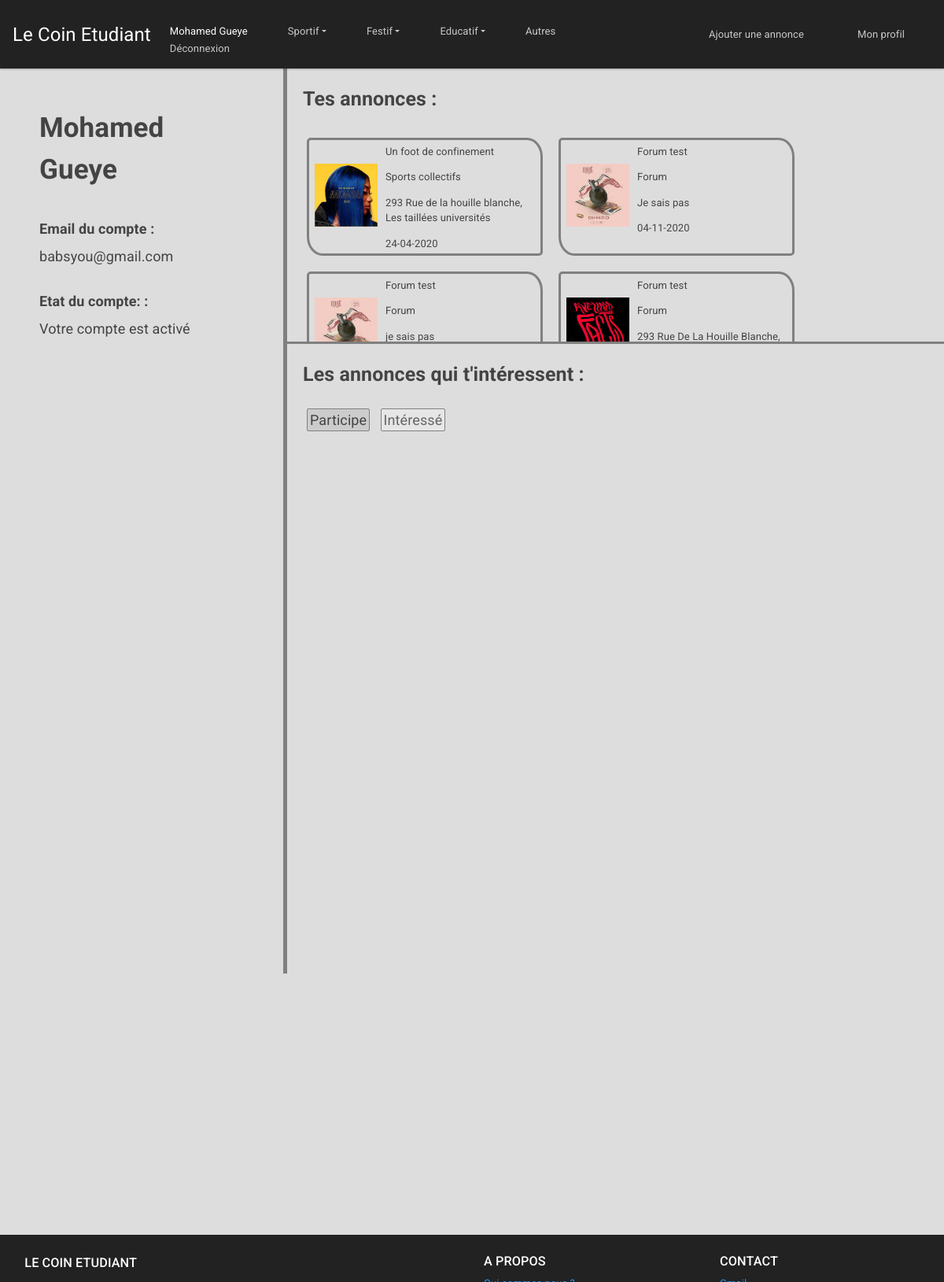
The app's page /controleur/Profil.ctrl.php?annonces=part (signed in) with its own data.
### tables this page shows
CREATE TABLE "annonce" (
	"id"	INTEGER,
	"idClient"	INTEGER,
	"type"	TEXT,
	"categorie"	TEXT,
	"sousCategorie"	TEXT,
	"titre"	TEXT,
	"contenu"	TEXT,
	"adresse"	TEXT,
	"nbParticipant"	INTEGER,
	"nbInteresse"	INTEGER,
	"departement"	TEXT,
	"datePrevu"	TEXT,
	"heurePrevu"	TEXT,
	"dateHeure"	TEXT,
	PRIMARY KEY("id"),
	FOREIGN KEY("idClient") REFERENCES "client"("id"),
	FOREIGN KEY("categorie") REFERENCES "categorie"("id")
);

### modele/DAO.class.php (called while the page is built, shortened)
<?php
class DAO
{
  private $db;
  function __construct()
  {
    try {
      $this->db = new PDO('sqlite:../modele/data/data.db');
    } catch (Exception $e) {
      die("erreur de connexion:".$e->getMessage());
    }
  }
  function getCategorie($idAnnonce): string {
    $requeteSQL = "SELECT categorie FROM annonce WHERE id = $idAnnonce";
    $retour = $this->db->query($requeteSQL);
    $categorie = $retour->fetch()[0];
    return $categorie;
  }
  function getAdresse($idAnnonce): string {
    $requeteSQL = "SELECT adresse FROM annonce WHERE id =$idAnnonce";
    $retour = $this->db->query($requeteSQL);
    $addr = $retour->fetch()[0];
    return $addr;
  }
  function getDateAnnonce($idAnnonce): string {
    $requeteSQL = "SELECT datePrevu FROM annonce WHERE id =$idAnnonce";
    $retour = $this->db->query($requeteSQL);
    $date = $retour->fetch()[0];
    return $date;
  }
  function getAnnoncesClient($idClient): array {
    $id = (int) $idClient;
    $requeteSQL = "SELECT * FROM annonce WHERE idClient =$id";
    $retourRequete = $this->db->query($requeteSQL);
    $tab_retour = $retourRequete->fetchAll(PDO::FETCH_CLASS, "Annonce");
    return $tab_retour;
  }
}
$dao = new DAO();
?>

### vue/Profilview.php (the view, shortened to what this page needs)
<!DOCTYPE html>
<html lang="en" dir="ltr">
<head>
  <link rel="stylesheet" href="../vue/css/bootstrap.min.css">
  <link rel="stylesheet" href="../vue/css/Profilview.css">
  <link rel="stylesheet" href="../vue/css/Header.css">
  <link rel="stylesheet" href='../vue/css/jquery.flipster.css'>
</head>
<body>
  <header>
    <?php include('header.php') ?>
  </header>
  <div class="corps">
    <div class="column" id="gauche" style="background-color:#ddd;">
      <p class="titreDiv" id="nomPrenom"> <?=$_SESSION['Client']->prenom?> <?=$_SESSION['Client']->nom?> </p>
      <div class="afficheMail">
        <label for="mail">Email du compte :</label>
        <p id="mail"> <?=$_SESSION['Client']->email?> </p>
      </div>
      <div class="afficheEtat">
        <label for="etat">Etat du compte: :</label>
        <?php if ($_SESSION['Client']->emailVerifie) { ?>
          <p id="etat">Votre compte est activé</p>
        <?php } else { ?>
          <p id="etat">Votre compte n'est pas activé, vérifiez vore email pour l'activer</p>
        <?php } ?>
      </div>
    </div>
    <div class="column" id="droite" style="background-color:#ddd;">
      <div id="annoncesPub">
        <p class="titreDiv">Tes annonces :</p>
        <?php
        foreach ($annoncesPostees as $annonce) { ?>
          <a href="../controleur/AnnonceDetail.ctrl.php?id=<?=$annonce->id ?>" style="text-decoration:none; color: inherit;">
            <div class="annonce annonceZoom">
            <img src="../modele/data/upload/<?=$annonce->id?>.jpg" class="image">
            <p class="titre"> <?php echo($annonce->titre); ?></p>
            <p class="categorie"><?php
            $cat = getCategorie($annonce->id, $dao);
            echo "$cat"; ?></p>
            <p class="adresse"> <?php
            $addr = getAdresse($annonce->id, $dao);
            echo "$addr"; ?></p>
            <p class="horraire"><?php
            $date = getDateAnnonce($annonce->id, $dao);
            echo "$date"; ?></p>
          </div> </a>
        <?php } ?>
      </div>
        <div id="annoncesFav">
        <p class="titreDiv">Les annonces qui t'intéressent :</p>
        <div class="choixAffichage">
          <a class="lienAffichage" id="<?=$etatPart ?>" href="Profil.ctrl.php?annonces=part"> Participe</a>
          <a class="lienAffichage" id="<?=$etatInt ?>"href="Profil.ctrl.php?annonces=int"> Intéressé</a>
        </div>
      </div>
    </div>
  </div>
  <footer class="footer">
    <?php include('footer.php') ?>
  </footer>
</body>
</html>

### vue/css/Profilview.css (style rules this page uses)
* { box-sizing: border-box; }
body { background-color: #DDDDDD; }
.corps { width: 100%; height: 100%; }
.column { float: left; }
#gauche { width: 30%; height: 100%; padding: 50px; font-size: 18px; }
#droite { width: 70%; border-left: solid 5px grey; }
.choixAffichage { padding-bottom: 15px; }
.lienAffichage { margin: 5px; padding: 3px; border: solid 1px grey; border-radius: 2px; background-color: #ccc; font-size: 18px; }
#actif { color: #444; }
#non-actif { background-color: #e6e6e6; color: #666; }
#annoncesPub { padding: 20px; overflow-y: auto; height: 350px; border-bottom: solid 3px grey; }
#annoncesFav { padding: 20px; overflow-y: auto; height: 800px; }
.annonce { margin: 5px 15px 15px 5px;; float: left; width: 300px; height: 150px; border: solid 3px grey; border-radius: 5px 20px / 5px 24px; padding: 5px; }
.image { float: left; margin: 25px 10px 25px 2px;; height: 80px; width: 80px; }
.titreDiv { font-size: 25px; font-weight: bold; }
#nomPrenom { font-size: 35px; }
label { font-weight: bold; }
#etat, #mail { margin-bottom: 30px; }
.annonceZoom { transition: transform .2s; }

### vue/footer.php (style rules this page uses)
footer { background-color: #222; color: #FFF; }
html { position: relative; min-height: 100%; }
.footer { position: absolute; bottom: 0; width: 100%; height: 60px; background: #000000; color: #FFFFFF; }

### records on screen
annonce: shows a picture, titre "Un foot de confinement", cat "Sports collectifs", addr "293 Rue de la houille blanche, Les taillées universités", date "24-04-2020"
annonce: titre "Forum test", cat "Forum", addr "Je sais pas", date "04-11-2020"
annonce: titre "Forum test", cat "Forum", addr "je sais pas"
annonce: shows a picture, titre "Forum test", cat "Forum", addr "293 Rue De La Houille Blanche,…"

### other values on screen
$_SESSION['Client']->prenom "Mohamed"
$_SESSION['Client']->nom "Gueye"
$_SESSION['Client']->email "babsyou@gmail.com"
